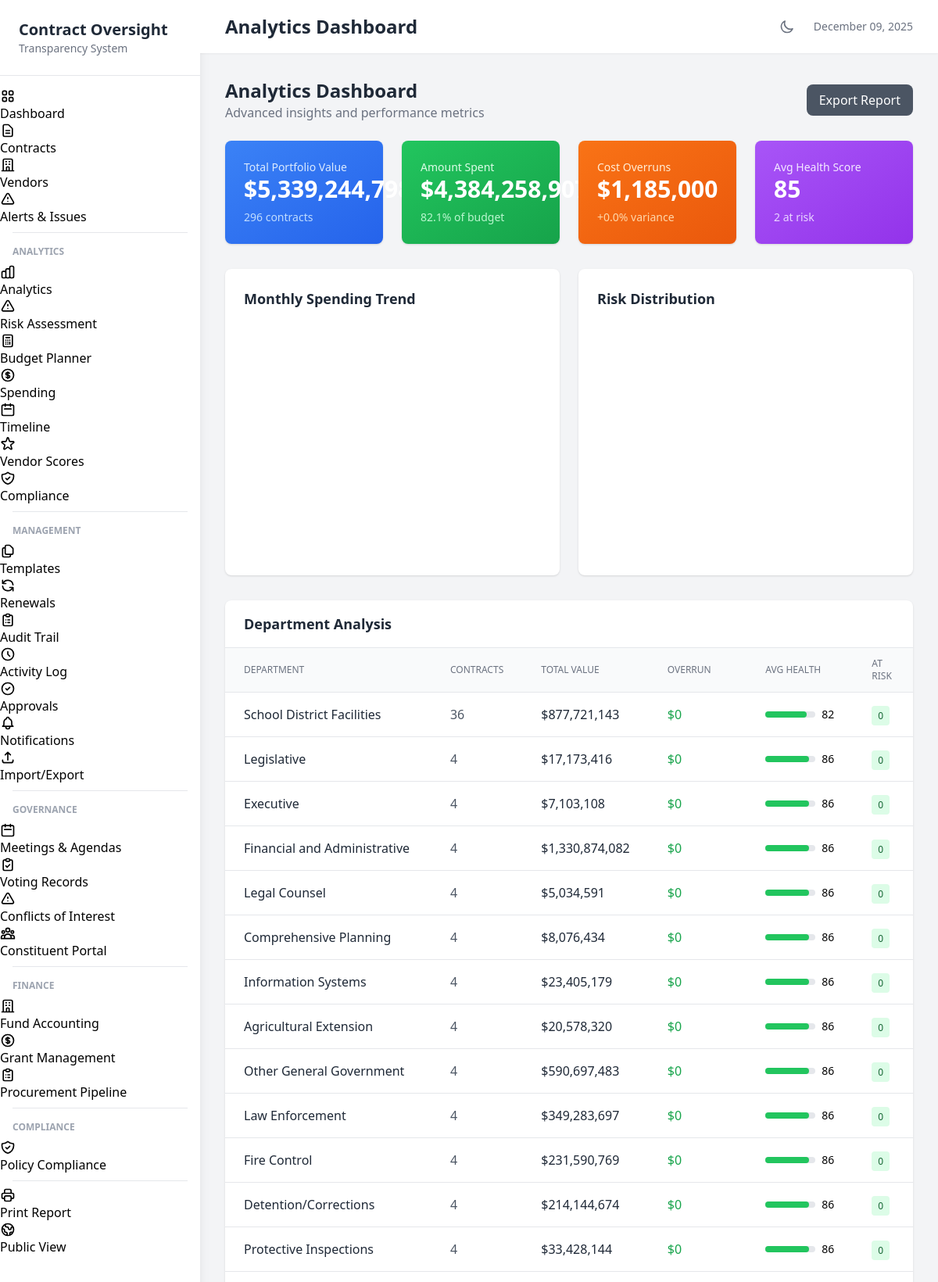
The app's page /analytics (upper part) with its own data.
### tables this page shows
CREATE TABLE contracts (
                contract_id TEXT PRIMARY KEY,
                contract_number TEXT,
                title TEXT NOT NULL,
                description TEXT,
                contract_type TEXT,
                department TEXT,
                fiscal_year TEXT,
                vendor_id TEXT,
                vendor_name TEXT,

                -- Financials
                original_amount REAL DEFAULT 0,
                current_amount REAL DEFAULT 0,
                total_paid REAL DEFAULT 0,
                remaining_balance REAL DEFAULT 0,

                -- Dates
                solicitation_date TEXT,
                award_date TEXT,
                start_date TEXT,
                original_end_date TEXT,
                current_end_date TEXT,
                actual_end_date TEXT,

                -- Status tracking
                status TEXT DEFAULT 'Draft',
                phase TEXT DEFAULT 'Planning',
                percent_complete REAL DEFAULT 0,

                -- Scoring
                performance_score REAL DEFAULT 50,
                cost_variance_score REAL DEFAULT 50,
                schedule_variance_score REAL DEFAULT 50,
                compliance_score REAL DEFAULT 50,
                overall_health_score REAL DEFAULT 50,
                risk_level TEXT DEFAULT 'Medium',

                -- Procurement info
                procurement_method TEXT,
                bid_count INTEGER DEFAULT 0,
                justification TEXT,

                -- Board/Council info
                board_approval_date TEXT,
                board_resolution TEXT,
                council_district TEXT,
                school_zone TEXT,

                -- Location
                project_location TEXT,
                latitude REAL,
                longitude REAL,

                -- Flags
                has_change_orders INTEGER DEFAULT 0,
                change_order_count INTEGER DEFAULT 0,
                total_change_order_amount REAL DEFAULT 0,
                is_emergency INTEGER DEFAULT 0,
                is_sole_source INTEGER DEFAULT 0,
                requires_insurance INTEGER DEFAULT 1,
                insurance_verified INTEGER DEFAULT 0,
                requires_bond INTEGER DEFAULT 0,
                bond_verified INTEGER DEFAULT 0,

                notes TEXT,
                created_at TEXT DEFAULT CURRENT_TIMESTAMP,
                updated_at TEXT DEFAULT CURRENT_TIMESTAMP,
                created_by TEXT,
                is_deleted INTEGER DEFAULT 0,

                FOREIGN KEY (vendor_id) REFERENCES vendors(vendor_id)
            );

### web/app.py (the view)
@app.route('/analytics')
def analytics_dashboard():
    global current_contracts, current_vendors
    if current_contracts is None:
        load_data()
    df = current_contracts
    today = datetime.now()
    monthly_data = []
    for i in range(11, -1, -1):
        month_start = (today.replace(day=1) - timedelta(days=30*i)).replace(day=1)
        month_name = month_start.strftime('%b %Y')
        monthly_data.append({
            'month': month_name,
            'spending': float(df['total_paid'].sum() / 12 * (1 + np.random.uniform(-0.2, 0.2)))
        })
    dept_analysis = []
    if 'department' in df.columns:
        for dept in df['department'].unique():
            dept_df = df[df['department'] == dept]
            dept_analysis.append({
                'department': dept,
                'contract_count': len(dept_df),
                'total_value': float(dept_df['current_amount'].sum()),
                'avg_health': float(dept_df['overall_health_score'].mean()) if 'overall_health_score' in dept_df.columns else 50,
                'overrun_amount': float((dept_df['current_amount'] - dept_df['original_amount']).sum()),
                'at_risk_count': len(dept_df[dept_df['overall_health_score'] < 50]) if 'overall_health_score' in dept_df.columns else 0
            })
    vendor_rankings = []
    if current_vendors is not None:
        for _, vendor in current_vendors.iterrows():
            contracts = db.get_vendor_contracts(vendor['vendor_id'])
            if contracts:
                metrics = vendor_scorer.get_vendor_metrics(vendor.to_dict(), contracts)
                vendor_rankings.append({
                    'vendor_id': vendor['vendor_id'],
                    'name': vendor.get('vendor_name', vendor.get('name', 'Unknown')),
                    'contract_count': len(contracts),
                    'total_value': sum(c.get('current_amount', 0) or 0 for c in contracts),
                    'performance_score': metrics.get('performance_score', 50),
                    'on_time_pct': metrics.get('on_time_pct', 0),
                    'budget_adherence': metrics.get('budget_adherence', 0)
                })
        vendor_rankings.sort(key=lambda x: x['performance_score'], reverse=True)
    risk_distribution = {
        'Critical': len(df[df['overall_health_score'] < 30]) if 'overall_health_score' in df.columns else 0,
        'High': len(df[(df['overall_health_score'] >= 30) & (df['overall_health_score'] < 50)]) if 'overall_health_score' in df.columns else 0,
        'Medium': len(df[(df['overall_health_score'] >= 50) & (df['overall_health_score'] < 70)]) if 'overall_health_score' in df.columns else 0,
        'Low': len(df[df['overall_health_score'] >= 70]) if 'overall_health_score' in df.columns else 0
    }
    type_analysis = []
    if 'contract_type' in df.columns:
        for ctype in df['contract_type'].unique():
            type_df = df[df['contract_type'] == ctype]
            type_analysis.append({
                'type': ctype,
                'count': len(type_df),
                'total_value': float(type_df['current_amount'].sum()),
                'avg_overrun': float(((type_df['current_amount'] - type_df['original_amount']) / type_df['original_amount'] * 100).mean())
            })
    total_budget = float(df['current_amount'].sum())
    total_paid = float(df['total_paid'].sum())
    avg_monthly_burn = total_paid / 6  # Assume 6 months of data
    months_remaining = (total_budget - total_paid) / avg_monthly_burn if avg_monthly_burn > 0 else 0
    forecast = {
        'total_budget': total_budget,
        'spent_to_date': total_paid,
        'remaining': total_budget - total_paid,
        'avg_monthly_burn': avg_monthly_burn,
        'projected_completion_months': months_remaining,
        'burn_rate_pct': (total_paid / total_budget * 100) if total_budget > 0 else 0
    }
    return render_template('analytics.html',
                          monthly_data=monthly_data,
                          dept_analysis=dept_analysis,
                          vendor_rankings=vendor_rankings[:10],
                          risk_distribution=risk_distribution,
                          type_analysis=type_analysis,
                          forecast=forecast,
                          summary=get_portfolio_summary(df),
                          title='Analytics Dashboard')

### src/database.py (called while the page is built)
    def _get_connection(self):
        conn = sqlite3.connect(str(self.db_path))
        conn.row_factory = sqlite3.Row
        return conn

    def get_vendor_contracts(self, vendor_id: str) -> List[Dict]:
        conn = self._get_connection()
        cursor = conn.cursor()
        cursor.execute("""
            SELECT * FROM contracts
            WHERE vendor_id = ? AND is_deleted = 0
            ORDER BY start_date DESC
        """, (vendor_id,))
        rows = cursor.fetchall()
        conn.close()
        return [dict(row) for row in rows]

### web/app.py (called while the page is built)
@app.context_processor
def inject_globals():
    return {
        'now': datetime.now
    }

### web/templates/analytics.html (shortened to what this page needs)
{% extends "base.html" %}
{% block content %}
<div class="flex items-center justify-between mb-6">
    <div>
        <h1 class="text-2xl font-bold text-gray-800 dark:text-white">Analytics Dashboard</h1>
        <p class="text-gray-500 dark:text-gray-400">Advanced insights and performance metrics</p>
    </div>
    <div class="flex space-x-3">
        <button onclick="exportAnalytics()" class="px-4 py-2 bg-gray-600 text-white rounded-lg hover:bg-gray-700">
            Export Report
        </button>
    </div>
</div>
<div class="grid grid-cols-1 md:grid-cols-4 gap-6 mb-8">
    <div class="bg-gradient-to-br from-blue-500 to-blue-600 rounded-lg shadow p-6 text-white">
        <p class="text-blue-100 text-sm">Total Portfolio Value</p>
        <p class="text-3xl font-bold">${{ '{:,.0f}'.format(summary.total_value) }}</p>
        <p class="text-blue-200 text-sm mt-2">{{ summary.total_contracts }} contracts</p>
    </div>
    <div class="bg-gradient-to-br from-green-500 to-green-600 rounded-lg shadow p-6 text-white">
        <p class="text-green-100 text-sm">Amount Spent</p>
        <p class="text-3xl font-bold">${{ '{:,.0f}'.format(summary.total_paid) }}</p>
        <p class="text-green-200 text-sm mt-2">{{ '{:.1f}'.format(forecast.burn_rate_pct) }}% of budget</p>
    </div>
    <div class="bg-gradient-to-br from-orange-500 to-orange-600 rounded-lg shadow p-6 text-white">
        <p class="text-orange-100 text-sm">Cost Overruns</p>
        <p class="text-3xl font-bold">${{ '{:,.0f}'.format(summary.total_overrun) }}</p>
        <p class="text-orange-200 text-sm mt-2">+{{ '{:.1f}'.format(summary.overrun_pct) }}% variance</p>
    </div>
    <div class="bg-gradient-to-br from-purple-500 to-purple-600 rounded-lg shadow p-6 text-white">
        <p class="text-purple-100 text-sm">Avg Health Score</p>
        <p class="text-3xl font-bold">{{ summary.avg_health_score|int }}</p>
        <p class="text-purple-200 text-sm mt-2">{{ summary.at_risk_count }} at risk</p>
    </div>
</div>
<div class="grid grid-cols-1 lg:grid-cols-2 gap-6 mb-8">
    <div class="bg-white dark:bg-gray-800 rounded-lg shadow p-6">
        <h3 class="text-lg font-semibold text-gray-800 dark:text-white mb-4">Monthly Spending Trend</h3>
        <div id="trendChart" style="height: 300px;"></div>
    </div>
    <div class="bg-white dark:bg-gray-800 rounded-lg shadow p-6">
        <h3 class="text-lg font-semibold text-gray-800 dark:text-white mb-4">Risk Distribution</h3>
        <div id="riskChart" style="height: 300px;"></div>
    </div>
</div>
<div class="bg-white dark:bg-gray-800 rounded-lg shadow mb-8">
    <div class="px-6 py-4 border-b dark:border-gray-700">
        <h3 class="text-lg font-semibold text-gray-800 dark:text-white">Department Analysis</h3>
    </div>
    <div class="overflow-x-auto">
        <table class="min-w-full divide-y divide-gray-200 dark:divide-gray-700">
            <thead class="bg-gray-50 dark:bg-gray-700">
                <tr>
                    <th class="px-6 py-3 text-left text-xs font-medium text-gray-500 dark:text-gray-300 uppercase">Department</th>
                    <th class="px-6 py-3 text-left text-xs font-medium text-gray-500 dark:text-gray-300 uppercase">Contracts</th>
                    <th class="px-6 py-3 text-left text-xs font-medium text-gray-500 dark:text-gray-300 uppercase">Total Value</th>
                    <th class="px-6 py-3 text-left text-xs font-medium text-gray-500 dark:text-gray-300 uppercase">Overrun</th>
                    <th class="px-6 py-3 text-left text-xs font-medium text-gray-500 dark:text-gray-300 uppercase">Avg Health</th>
                    <th class="px-6 py-3 text-left text-xs font-medium text-gray-500 dark:text-gray-300 uppercase">At Risk</th>
                </tr>
            </thead>
            <tbody class="divide-y divide-gray-200 dark:divide-gray-700">
                {% for dept in dept_analysis %}
                <tr class="hover:bg-gray-50 dark:hover:bg-gray-700">
                    <td class="px-6 py-4 font-medium text-gray-800 dark:text-white">{{ dept.department }}</td>
                    <td class="px-6 py-4 text-gray-600 dark:text-gray-300">{{ dept.contract_count }}</td>
                    <td class="px-6 py-4 text-gray-800 dark:text-white font-medium">${{ '{:,.0f}'.format(dept.total_value) }}</td>
                    <td class="px-6 py-4 {% if dept.overrun_amount > 0 %}text-red-600{% else %}text-green-600{% endif %} font-medium">
                        {% if dept.overrun_amount > 0 %}+{% endif %}${{ '{:,.0f}'.format(dept.overrun_amount) }}
                    </td>
                    <td class="px-6 py-4">
                        <div class="flex items-center">
                            <div class="w-16 bg-gray-200 dark:bg-gray-600 rounded-full h-2 mr-2">
                                <div class="h-2 rounded-full
                                    {% if dept.avg_health < 50 %}bg-red-500
                                    {% elif dept.avg_health < 70 %}bg-yellow-500
                                    {% else %}bg-green-500{% endif %}"
                                    style="width: {{ dept.avg_health }}%"></div>
                            </div>
                            <span class="text-sm">{{ dept.avg_health|int }}</span>
                        </div>
                    </td>
                    <td class="px-6 py-4">
                        <span class="px-2 py-1 text-xs font-medium rounded
                            {% if dept.at_risk_count > 0 %}bg-red-100 text-red-800{% else %}bg-green-100 text-green-800{% endif %}">
                            {{ dept.at_risk_count }}
                        </span>
                    </td>
                </tr>
                {% endfor %}
            </tbody>
        </table>
    </div>
</div>
{% endblock %}

### records on screen
contracts: department "School District Facilities", contract_count "36", total_value "877,721,143", overrun_amount "0", {{ dept.avg_health }} 82.35000000000001 (drawn), avg_health "82", at_risk_count "0"
contracts: department "Legislative", contract_count "4", total_value "17,173,416", overrun_amount "0", {{ dept.avg_health }} 86.75 (drawn), avg_health "86", at_risk_count "0"
contracts: department "Executive", contract_count "4", total_value "7,103,108", overrun_amount "0", {{ dept.avg_health }} 86.75 (drawn), avg_health "86", at_risk_count "0"
contracts: department "Financial and Administrative", contract_count "4", total_value "1,330,874,082", overrun_amount "0", {{ dept.avg_health }} 86.75 (drawn), avg_health "86", at_risk_count "0"
contracts: department "Legal Counsel", contract_count "4", total_value "5,034,591", overrun_amount "0", {{ dept.avg_health }} 86.75 (drawn), avg_health "86", at_risk_count "0"
contracts: department "Comprehensive Planning", contract_count "4", total_value "8,076,434", overrun_amount "0", {{ dept.avg_health }} 86.75 (drawn), avg_health "86", at_risk_count "0"
contracts: department "Information Systems", contract_count "4", total_value "23,405,179", overrun_amount "0", {{ dept.avg_health }} 86.75 (drawn), avg_health "86", at_risk_count "0"
contracts: department "Agricultural Extension", contract_count "4", total_value "20,578,320", overrun_amount "0", {{ dept.avg_health }} 86.75 (drawn), avg_health "86", at_risk_count "0"
contracts: department "Other General Government", contract_count "4", total_value "590,697,483", overrun_amount "0", {{ dept.avg_health }} 86.75 (drawn), avg_health "86", at_risk_count "0"
contracts: department "Law Enforcement", contract_count "4", total_value "349,283,697", overrun_amount "0", {{ dept.avg_health }} 86.75 (drawn), avg_health "86", at_risk_count "0"
contracts: department "Fire Control", contract_count "4", total_value "231,590,769", overrun_amount "0", {{ dept.avg_health }} 86.75 (drawn), avg_health "86", at_risk_count "0"
contracts: department "Detention/Corrections", contract_count "4", total_value "214,144,674", overrun_amount "0", {{ dept.avg_health }} 86.75 (drawn), avg_health "86", at_risk_count "0"
contracts: department "Protective Inspections", contract_count "4", total_value "33,428,144", overrun_amount "0", {{ dept.avg_health }} 86.75 (drawn), avg_health "86", at_risk_count "0"

### other values on screen
{{ title }} "Analytics Dashboard"
{{ '{:,.0f}'.format(summary.total_value) }} "5,339,244,798"
{{ summary.total_contracts }} "296"
{{ '{:,.0f}'.format(summary.total_paid) }} "4,384,258,907"
{{ '{:.1f}'.format(forecast.burn_rate_pct) }} "82.1"
{{ '{:,.0f}'.format(summary.total_overrun) }} "1,185,000"
{{ '{:.1f}'.format(summary.overrun_pct) }} "0.0"
{{ summary.avg_health_score|int }} "85"
{{ summary.at_risk_count }} "2"
